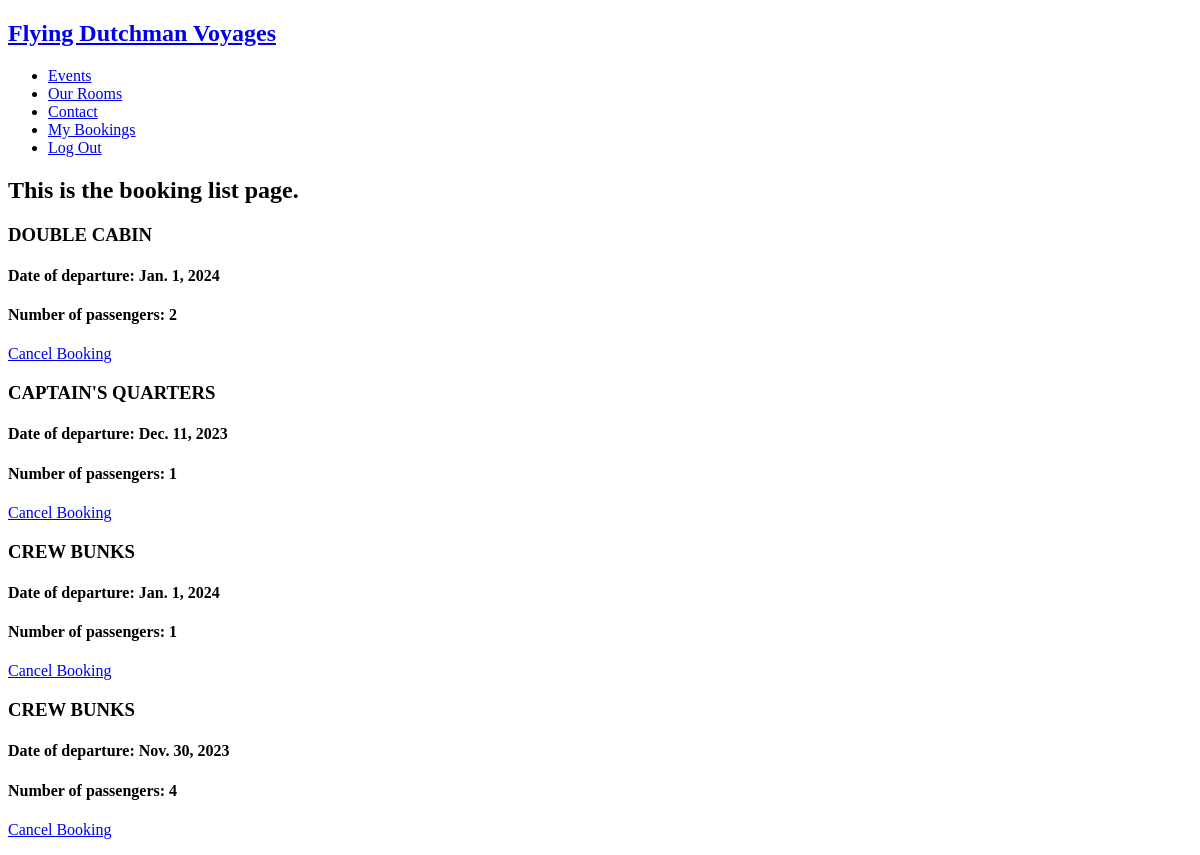
The page /manage_bookings/ (signed in) on the database as committed earlier.
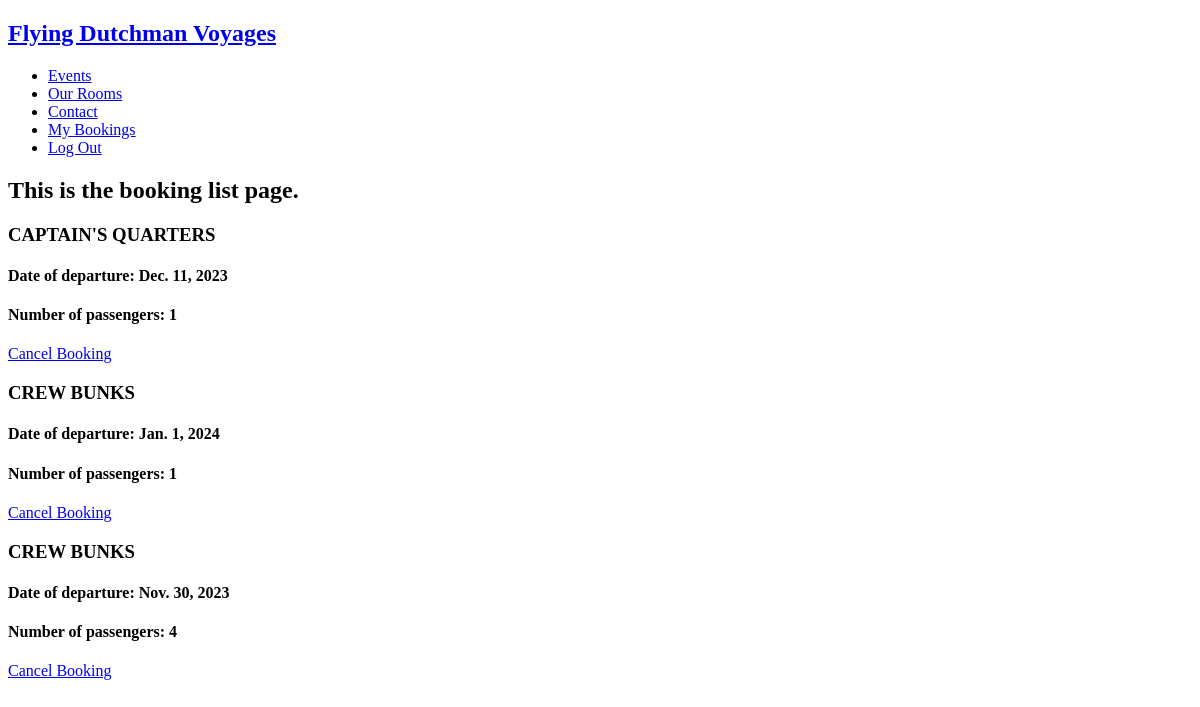
The same page on the database as committed later.
### fd_bookings/models.py (models this page shows, shortened)
class Booking(models.Model):
    user = models.ForeignKey(User, on_delete=models.PROTECT)
    created_on = models.DateTimeField(auto_now_add=True)
    modified_on = models.DateTimeField(auto_now=True)
    booking_date = models.DateField()
    room = models.ForeignKey(Room, on_delete=models.PROTECT, null=True)
    num_passengers = models.PositiveSmallIntegerField()
    def get_room_name(self):
        room_categories = dict(self.room.ROOM_CATEGORIES)
        room_category = room_categories.get(self.room.category)
        return room_category
    def get_cancel_booking(self):
        return reverse_lazy('fd_bookings:CancelBooking', args=[self.pk])

class Room(models.Model):
    ROOM_CATEGORIES = (
        ('CAP', 'CAPTAIN\'S QUARTERS'),
        ('OCD', 'DOUBLE CABIN'),
        ('OCS', 'SINGLE CABIN'),
        ('CRW', 'CREW BUNKS'),
    )
    category = models.CharField(max_length=3, choices=ROOM_CATEGORIES)
    number = models.IntegerField()
    beds = models.IntegerField()
    capacity = models.IntegerField()
    room_cost = models.DecimalField(decimal_places=2, max_digits=10, null=True)

### fd_bookings/views.py (the view)
# urls.py: path('manage_bookings/', views.ViewBookingList.as_view(), name='ViewBookingList'),
class ViewBookingList(generic.ListView):
    model = Booking
    template_name = 'fd_bookings/manage_bookings.html'
    def get_queryset(self, *args, **kwargs):
        if self.request.user.is_staff:
            booking_list = Booking.objects.all()
            return booking_list
        else:
            booking_list = Booking.objects.filter(user=self.request.user)
            return booking_list

### fd_bookings/templates/fd_bookings/manage_bookings.html
{% extends 'base.html' %}
{% block content %}
<h2>
    This is the booking list page.
</h2>
{% for booking in booking_list %}
<div>
    <h3>{{ booking.get_room_name }}</h3>
    <h4>Date of departure: {{ booking.booking_date }}</h4>
    <h4>Number of passengers: {{ booking.num_passengers }}</h4>
    <a href="{{ booking.get_cancel_booking }}"><p>Cancel Booking</p></a>
</div>
{% endfor %}
{% endblock %}

Rows that differ between the two databases and show on the page:
removed Booking: get_room_name "DOUBLE CABIN", booking_date "Jan. 1, 2024", num_passengers "2"
